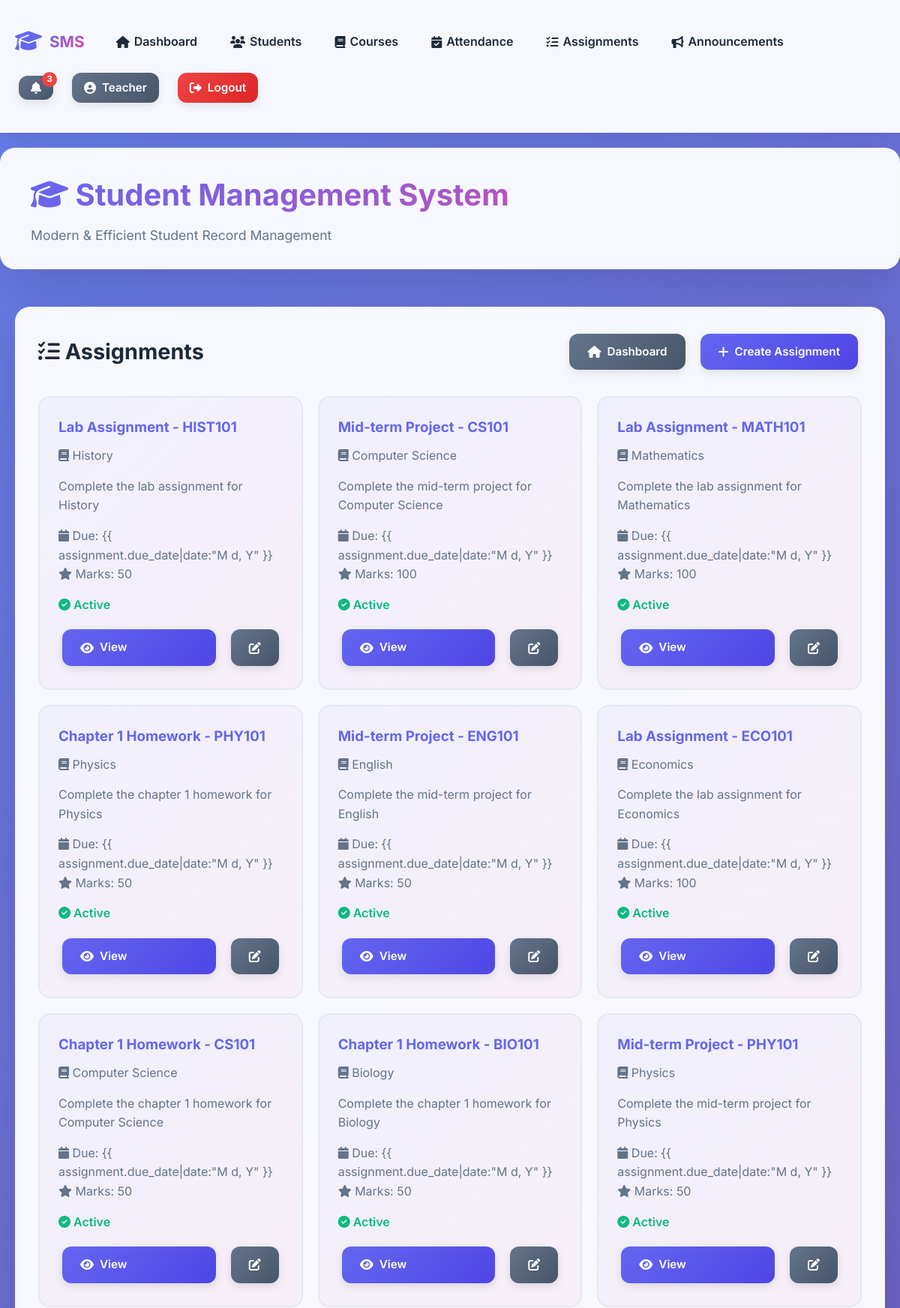
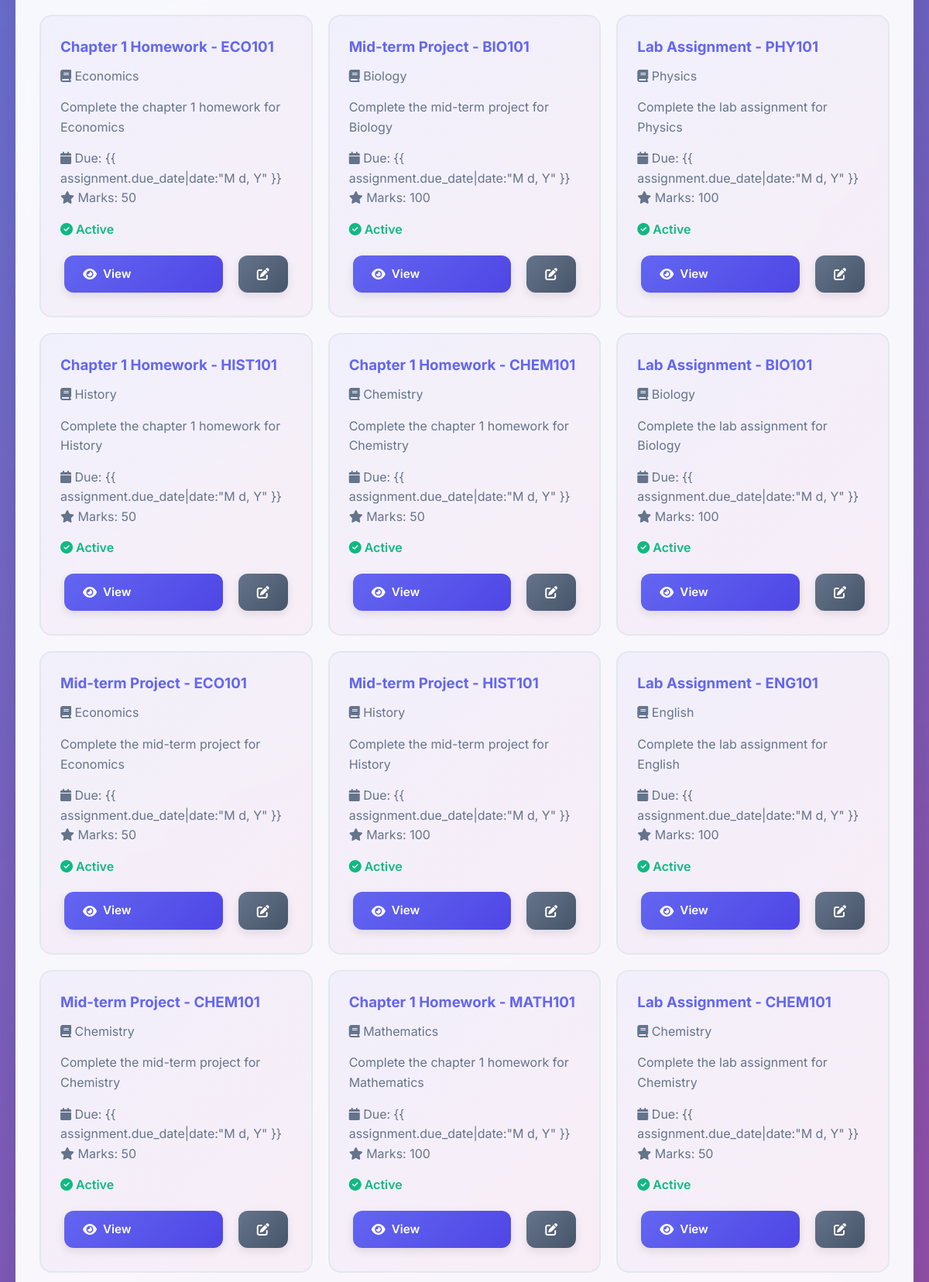
Page /assignments/ (signed in, upper part) on the committed database (2 pictures, top to bottom).
### student/models.py (models this page shows, shortened)
class Assignment(models.Model):
    course = models.ForeignKey(Course, on_delete=models.CASCADE, related_name='assignments')
    title = models.CharField(max_length=200)
    description = models.TextField()
    due_date = models.DateTimeField()
    total_marks = models.IntegerField(default=100)
    attachment = models.FileField(upload_to='assignments/', blank=True, null=True)
    created_by = models.ForeignKey(User, on_delete=models.SET_NULL, null=True)
    created_at = models.DateTimeField(default=timezone.now)
    updated_at = models.DateTimeField(auto_now=True)
    is_active = models.BooleanField(default=True)
    def is_overdue(self):
        return timezone.now() > self.due_date
    class Meta:
        ordering = ['-due_date']

class Course(models.Model):
    code = models.CharField(max_length=20, unique=True)
    name = models.CharField(max_length=200)
    description = models.TextField(blank=True, null=True)
    credits = models.IntegerField(default=3)
    teacher = models.ForeignKey(User, on_delete=models.SET_NULL, null=True, related_name='courses_taught')
    semester = models.CharField(max_length=50, blank=True, null=True)
    academic_year = models.CharField(max_length=20, blank=True, null=True)
    is_active = models.BooleanField(default=True)
    created_at = models.DateTimeField(default=timezone.now)
    updated_at = models.DateTimeField(auto_now=True)
    class Meta:
        ordering = ['code']

### student/views.py (the view)
# urls.py: path('assignments/', views.assignment_list, name='assignment_list'),
def assignment_list(request):
    assignments = Assignment.objects.filter(is_active=True).order_by('-due_date')
    course_id = request.GET.get('course')
    if course_id:
        assignments = assignments.filter(course_id=course_id)
    courses = Course.objects.filter(is_active=True)
    context = {
        'assignments': assignments,
        'courses': courses,
    }
    return render(request, 'student/assignment_list.html', context)

### student/templates/student/assignment_list.html (shortened to what this page needs)
{% extends 'base.html' %}
{% block content %}
<div class="card">
    <div class="header-actions">
        <h2><i class="fas fa-tasks"></i> Assignments</h2>
        <div style="display: flex; gap: 10px;">
            <a href="{% url 'dashboard' %}" class="btn btn-secondary"><i class="fas fa-home"></i> Dashboard</a>
            <a href="{% url 'assignment_create' %}" class="btn btn-primary"><i class="fas fa-plus"></i> Create
                Assignment</a>
        </div>
    </div>
    {% if assignments %}
    <div
        style="display: grid; grid-template-columns: repeat(auto-fill, minmax(350px, 1fr)); gap: 20px; margin-top: 30px;">
        {% for assignment in assignments %}
        <div
            style="background: linear-gradient(135deg, rgba(99, 102, 241, 0.05) 0%, rgba(236, 72, 153, 0.05) 100%); padding: 25px; border-radius: 16px; border: 2px solid var(--border);">
            <h3 style="margin-bottom: 10px; color: var(--primary);">{{ assignment.title }}</h3>
            <p style="color: var(--gray); margin-bottom: 15px;"><i class="fas fa-book"></i> {{ assignment.course.name }}
            </p>
            <p style="color: var(--gray); margin-bottom: 15px;">{{ assignment.description|truncatewords:20 }}</p>
            <div style="margin-bottom: 15px;">
                <p style="color: var(--gray);"><i class="fas fa-calendar"></i> Due: {{ assignment.due_date|date:"M d, Y"
                    }}</p>
                <p style="color: var(--gray);"><i class="fas fa-star"></i> Marks: {{ assignment.total_marks }}</p>
            </div>
            {% if assignment.is_overdue %}
            <span style="color: var(--danger); font-weight: 600;"><i class="fas fa-exclamation-circle"></i>
                Overdue</span>
            {% else %}
            <span style="color: var(--success); font-weight: 600;"><i class="fas fa-check-circle"></i> Active</span>
            {% endif %}
            <div style="display: flex; gap: 10px; margin-top: 15px;">
                <a href="{% url 'assignment_detail' assignment.pk %}" class="btn btn-primary" style="flex: 1;">
                    <i class="fas fa-eye"></i> View
                </a>
                <a href="{% url 'assignment_update' assignment.pk %}" class="btn btn-secondary">
                    <i class="fas fa-edit"></i>
                </a>
            </div>
        </div>
        {% endfor %}
    </div>
    {% endif %}
</div>
{% endblock %}

### student/templates/base.html (shortened to what this page needs)
<!DOCTYPE html>
<html lang="en">
<head>
    <link rel="stylesheet" href="https://cdnjs.cloudflare.com/ajax/libs/font-awesome/6.4.0/css/all.min.css">
</head>
<body>
    <nav
        style="background: rgba(255, 255, 255, 0.95); backdrop-filter: blur(10px); padding: 15px 0; margin-bottom: 20px; box-shadow: 0 4px 20px var(--shadow); position: sticky; top: 0; z-index: 1000;">
        <div class="container"
            style="display: flex; justify-content: space-between; align-items: center; flex-wrap: wrap; gap: 15px;">
            <div style="display: flex; align-items: center; gap: 30px;">
                <a href="{% url 'dashboard' %}"
                    style="text-decoration: none; display: flex; align-items: center; gap: 10px;">
                    <i class="fas fa-graduation-cap" style="font-size: 1.8rem; color: var(--primary);"></i>
                    <span
                        style="font-size: 1.3rem; font-weight: 700; background: linear-gradient(135deg, var(--primary) 0%, var(--secondary) 100%); -webkit-background-clip: text; -webkit-text-fill-color: transparent;">SMS</span>
                </a>
                {% if user.is_authenticated %}
                <div style="display: flex; gap: 20px; align-items: center;">
                    <a href="{% url 'dashboard' %}" class="nav-link"><i class="fas fa-home"></i> Dashboard</a>
                    <a href="{% url 'student_list' %}" class="nav-link"><i class="fas fa-users"></i> Students</a>
                    <a href="{% url 'course_list' %}" class="nav-link"><i class="fas fa-book"></i> Courses</a>
                    <a href="{% url 'attendance_list' %}" class="nav-link"><i class="fas fa-calendar-check"></i>
                        Attendance</a>
                    <a href="{% url 'assignment_list' %}" class="nav-link"><i class="fas fa-tasks"></i> Assignments</a>
                    <a href="{% url 'announcement_list' %}" class="nav-link"><i class="fas fa-bullhorn"></i>
                        Announcements</a>
                </div>
                {% endif %}
            </div>
            <div style="display: flex; align-items: center; gap: 15px;">
                {% if user.is_authenticated %}
                <a href="{% url 'notification_list' %}" class="btn btn-secondary"
                    style="padding: 8px 16px; position: relative;">
                    <i class="fas fa-bell"></i>
                    <span
                        style="position: absolute; top: -5px; right: -5px; background: var(--danger); color: white; border-radius: 50%; width: 20px; height: 20px; display: flex; align-items: center; justify-content: center; font-size: 0.7rem; font-weight: 700;">3</span>
                </a>
                <a href="{% url 'profile' %}" class="btn btn-secondary" style="padding: 8px 16px;">
                    <i class="fas fa-user-circle"></i> {{ user.first_name|default:user.username }}
                </a>
                <a href="{% url 'logout' %}" class="btn btn-danger" style="padding: 8px 16px;">
                    <i class="fas fa-sign-out-alt"></i> Logout
                </a>
                {% endif %}
            </div>
        </div>
    </nav>
    <header>
        <h1><i class="fas fa-graduation-cap"></i> Student Management System</h1>
        <p>Modern & Efficient Student Record Management</p>
    </header>
    <div class="container">
        {% block content %}{% endblock %}
    </div>
</body>
</html>

### student/templates/base.html (style rules this page uses)
* { margin: 0; padding: 0; box-sizing: border-box; }
:root { --primary: #6366f1; --primary-dark: #4f46e5; --primary-light: #818cf8; --secondary: #ec4899; --success: #10b981; --danger: #ef4444; --warning: #f59e0b; --dark: #1e293b; --light: #f8fafc; --gray: #64748b; --border: #e2e8f0; --shadow: rgba(0, 0, 0, 0.1); --shadow-lg: rgba(0, 0, 0, 0.15); }
body { font-family: 'Inter', -apple-system, BlinkMacSystemFont, 'Segoe UI', sans-serif; background: linear-gradient(135deg, #667eea 0%, #764ba2 100%); min-height: 100vh; color: var(--dark); line-height: 1.6; }
.container { max-width: 1200px; margin: 0 auto; padding: 20px; position: relative; z-index: 1; }
header { background: rgba(255, 255, 255, 0.95); backdrop-filter: blur(10px); border-radius: 20px; padding: 30px 40px; margin-bottom: 30px; box-shadow: 0 20px 60px var(--shadow-lg); border: 1px solid rgba(255, 255, 255, 0.3); animation: slideDown 0.6s ease-out; }
header h1 { font-size: 2.5rem; font-weight: 700; background: linear-gradient(135deg, var(--primary) 0%, var(--secondary) 100%); -webkit-background-clip: text; -webkit-text-fill-color: transparent; background-clip: text; margin-bottom: 8px; }
header p { color: var(--gray); font-size: 1.1rem; font-weight: 400; }
.card { background: rgba(255, 255, 255, 0.95); backdrop-filter: blur(10px); border-radius: 20px; padding: 30px; box-shadow: 0 20px 60px var(--shadow-lg); border: 1px solid rgba(255, 255, 255, 0.3); animation: fadeInUp 0.6s ease-out; }
.btn { display: inline-flex; align-items: center; gap: 8px; padding: 12px 24px; margin: 5px; border: none; border-radius: 12px; cursor: pointer; text-decoration: none; font-weight: 600; font-size: 0.95rem; transition: all 0.3s ease; box-shadow: 0 4px 12px var(--shadow); }
.btn-primary { background: linear-gradient(135deg, var(--primary) 0%, var(--primary-dark) 100%); color: white; }
.btn-danger { background: linear-gradient(135deg, var(--danger) 0%, #dc2626 100%); color: white; }
.btn-secondary { background: linear-gradient(135deg, var(--gray) 0%, #475569 100%); color: white; }
.btn i { font-size: 1rem; }
.header-actions { display: flex; justify-content: space-between; align-items: center; margin-bottom: 25px; flex-wrap: wrap; gap: 15px; }
.header-actions h2 { font-size: 1.8rem; color: var(--dark); font-weight: 700; }
.nav-link { text-decoration: none; color: var(--dark); font-weight: 600; padding: 8px 12px; border-radius: 8px; transition: all 0.3s ease; display: inline-flex; align-items: center; gap: 6px; }
.nav-link i { font-size: 1rem; }

### rows in the picture
Assignment: title "Lab Assignment - HIST101", course.name "History", description "Complete the lab assignment for History", total_marks "50", shows "Active"
Assignment: title "Mid-term Project - CS101", course.name "Computer Science", description "Complete the mid-term project for Computer Science", total_marks "100", shows "Active"
Assignment: title "Lab Assignment - MATH101", course.name "Mathematics", description "Complete the lab assignment for Mathematics", total_marks "100", shows "Active"
Assignment: title "Chapter 1 Homework - PHY101", course.name "Physics", description "Complete the chapter 1 homework for Physics", total_marks "50", shows "Active"
Assignment: title "Mid-term Project - ENG101", course.name "English", description "Complete the mid-term project for English", total_marks "50", shows "Active"
Assignment: title "Lab Assignment - ECO101", course.name "Economics", description "Complete the lab assignment for Economics", total_marks "100", shows "Active"
Assignment: title "Chapter 1 Homework - CS101", course.name "Computer Science", description "Complete the chapter 1 homework for Computer Science", total_marks "50", shows "Active"
Assignment: title "Chapter 1 Homework - BIO101", course.name "Biology", description "Complete the chapter 1 homework for Biology", total_marks "50", shows "Active"
Assignment: title "Mid-term Project - PHY101", course.name "Physics", description "Complete the mid-term project for Physics", total_marks "50", shows "Active"
Assignment: title "Chapter 1 Homework - ECO101", course.name "Economics", description "Complete the chapter 1 homework for Economics", total_marks "50", shows "Active"
Assignment: title "Mid-term Project - BIO101", course.name "Biology", description "Complete the mid-term project for Biology", total_marks "100", shows "Active"
Assignment: title "Lab Assignment - PHY101", course.name "Physics", description "Complete the lab assignment for Physics", total_marks "100", shows "Active"
Assignment: title "Chapter 1 Homework - HIST101", course.name "History", description "Complete the chapter 1 homework for History", total_marks "50", shows "Active"
Assignment: title "Chapter 1 Homework - CHEM101", course.name "Chemistry", description "Complete the chapter 1 homework for Chemistry", total_marks "50", shows "Active"
Assignment: title "Lab Assignment - BIO101", course.name "Biology", description "Complete the lab assignment for Biology", total_marks "100", shows "Active"
Assignment: title "Mid-term Project - ECO101", course.name "Economics", description "Complete the mid-term project for Economics", total_marks "50", shows "Active"
Assignment: title "Mid-term Project - HIST101", course.name "History", description "Complete the mid-term project for History", total_marks "100", shows "Active"
Assignment: title "Lab Assignment - ENG101", course.name "English", description "Complete the lab assignment for English", total_marks "100", shows "Active"
Assignment: title "Mid-term Project - CHEM101", course.name "Chemistry", description "Complete the mid-term project for Chemistry", total_marks "50", shows "Active"
Assignment: title "Chapter 1 Homework - MATH101", course.name "Mathematics", description "Complete the chapter 1 homework for Mathematics", total_marks "100", shows "Active"
Assignment: title "Lab Assignment - CHEM101", course.name "Chemistry", description "Complete the lab assignment for Chemistry", total_marks "50", shows "Active"

### other values in the picture
{{ user.first_name|default:user.username }} "Teacher"
